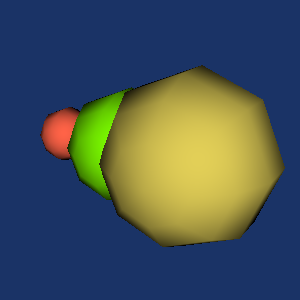

Source code (Python):
#!/usr/bin/env python
# Demonstrate coloring points with scalar arrays using glyphs.

import vtkmodules.vtkInteractionStyle  # noqa: F401
import vtkmodules.vtkRenderingOpenGL2  # noqa: F401

from vtkmodules.vtkCommonCore import vtkPoints, vtkUnsignedCharArray
from vtkmodules.vtkCommonDataModel import vtkPolyVertex, vtkUnstructuredGrid
from vtkmodules.vtkFiltersCore import vtkGlyph3D
from vtkmodules.vtkFiltersSources import vtkSphereSource
from vtkmodules.vtkRenderingCore import (
    vtkActor,
    vtkDataSetMapper,
    vtkRenderWindow,
    vtkRenderWindowInteractor,
    vtkRenderer,
)

# Create color array.
color_array = vtkUnsignedCharArray()
color_array.SetName("Colors")
color_array.SetNumberOfComponents(3)
color_array.SetNumberOfTuples(3)
color_array.InsertComponent(0, 0, 255)
color_array.InsertComponent(0, 1, 99)
color_array.InsertComponent(0, 2, 71)
color_array.InsertComponent(1, 0, 125)
color_array.InsertComponent(1, 1, 255)
color_array.InsertComponent(1, 2, 0)
color_array.InsertComponent(2, 0, 226)
color_array.InsertComponent(2, 1, 207)
color_array.InsertComponent(2, 2, 87)

# Create size array.
sizes = vtkUnsignedCharArray()
sizes.SetName("Sizes")
sizes.SetNumberOfComponents(1)
sizes.SetNumberOfTuples(3)
sizes.SetValue(0, 1)
sizes.SetValue(1, 2)
sizes.SetValue(2, 3)

# Create points.
poly_vertex_points = vtkPoints()
poly_vertex_points.SetNumberOfPoints(3)
poly_vertex_points.InsertPoint(0, 0.0, 0.0, 0.0)
poly_vertex_points.InsertPoint(1, 2.5, 0.0, 0.0)
poly_vertex_points.InsertPoint(2, 5.0, 0.0, 0.0)

# Create a poly vertex cell.
poly_vertex = vtkPolyVertex()
poly_vertex.GetPointIds().SetNumberOfIds(3)
poly_vertex.GetPointIds().SetId(0, 0)
poly_vertex.GetPointIds().SetId(1, 1)
poly_vertex.GetPointIds().SetId(2, 2)

# Create unstructured grid.
poly_vertex_grid = vtkUnstructuredGrid()
poly_vertex_grid.Allocate(1, 1)
poly_vertex_grid.InsertNextCell(poly_vertex.GetCellType(), poly_vertex.GetPointIds())
poly_vertex_grid.SetPoints(poly_vertex_points)
poly_vertex_grid.GetPointData().SetScalars(sizes)
poly_vertex_grid.GetPointData().AddArray(color_array)

# Create sphere source for glyphs.
sphere = vtkSphereSource()
sphere.SetRadius(1.0)
sphere.Update()

# Create glyphs.
glyphs = vtkGlyph3D()
glyphs.ScalingOn()
glyphs.SetColorModeToColorByScalar()
glyphs.SetScaleModeToScaleByScalar()
glyphs.SetScaleFactor(1)
glyphs.SetInputData(poly_vertex_grid)
glyphs.SetSourceConnection(sphere.GetOutputPort())
glyphs.SetInputArrayToProcess(0, 0, 0, 0, "Sizes")
glyphs.SetInputArrayToProcess(3, 0, 0, 0, "Colors")

# Mapper and actor.
glyphs_mapper = vtkDataSetMapper()
glyphs_mapper.SetInputConnection(glyphs.GetOutputPort())

glyphs_actor = vtkActor()
glyphs_actor.SetMapper(glyphs_mapper)
glyphs_actor.GetProperty().BackfaceCullingOn()
glyphs_actor.GetProperty().SetDiffuseColor(1, 1, 1)

renderer = vtkRenderer()
renderer.SetBackground(0.1, 0.2, 0.4)
renderer.AddActor(glyphs_actor)

render_window = vtkRenderWindow()
render_window.SetSize(300, 300)
render_window.AddRenderer(renderer)
render_window.SetWindowName("scalar colors")

renderer.ResetCamera()
renderer.GetActiveCamera().Azimuth(30)
renderer.GetActiveCamera().Elevation(20)
renderer.GetActiveCamera().Dolly(1.25)
renderer.ResetCameraClippingRange()

interactor = vtkRenderWindowInteractor()
interactor.SetRenderWindow(render_window)

interactor.Initialize()
interactor.Start()
